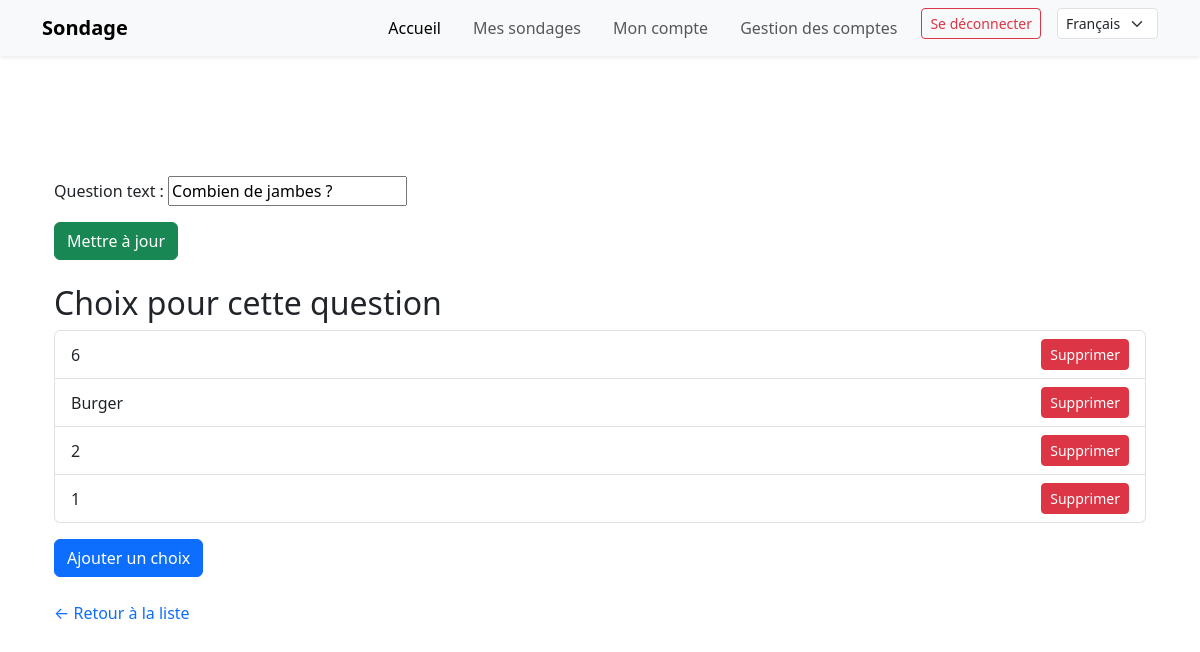
Screenshot of /questions/10/edit/ (signed in) with the database file from the repository.
### main_app/models.py (models this page shows, shortened)
class Question(models.Model):
    question_text = models.CharField(max_length=200)
    creator = models.ForeignKey(User, on_delete=models.CASCADE, null=True)
    pub_date = models.DateTimeField("date published")

class Choice(models.Model):
    question = models.ForeignKey(Question, on_delete=models.CASCADE)
    choice_text = models.CharField(max_length=200)
    votes = models.IntegerField(default=0)

### main_app/views.py (the view)
# urls.py: path('questions/<int:pk>/edit/', views.edit_question, name='edit_question'),
@login_required
def edit_question(request, pk):
    question = get_object_or_404(Question, pk=pk)
    if question.creator != request.user:
        return HttpResponseForbidden("Vous n'avez pas le droit de modifier ce sondage.")
    if request.method == 'POST':
        form = QuestionForm(request.POST, instance=question)
        if form.is_valid():
            form.save()
            return redirect('question_list')
    else:
        form = QuestionForm(instance=question)
    return render(request, 'main_app/question_form.html', {'form': form})

### main_app/forms.py
class QuestionForm(forms.ModelForm):
    class Meta:
        model = Question
        fields = ['question_text']

### main_app/templates/main_app/question_form.html (shortened to what this page needs)
{% extends "main_app/base.html" %}
{% load i18n %}
{% block content %}
<div class="container mt-5">
    <form method="post" class="mb-4">
        {{ form.as_p }}
        <button type="submit" class="btn btn-success">
            {% if form.instance.pk %}
                {% trans "Mettre à jour" %}
            {% else %}
                {% trans "Créer" %}
            {% endif %}
        </button>
    </form>
    {% if form.instance.pk %}
        <h2>{% trans "Choix pour cette question" %}</h2>
        <ul class="list-group mb-3">
            {% for choice in form.instance.choice_set.all %}
                <li class="list-group-item d-flex justify-content-between align-items-center">
                    {{ choice.choice_text }}
                    <form action="{% url 'delete_choice' choice.pk %}" method="post" style="margin:0;">
                        <button type="submit" class="btn btn-danger btn-sm">{% trans "Supprimer" %}</button>
                    </form>
                </li>
            {% empty %}
                <li class="list-group-item">{% trans "Aucun choix pour cette question." %}</li>
            {% endfor %}
        </ul>
        <a href="{% url 'add_choice' form.instance.pk %}" class="btn btn-primary">{% trans "Ajouter un choix" %}</a>
    {% endif %}
    <p class="mt-4">
        <a href="{% url 'question_list' %}" class="text-decoration-none">&larr; {% trans "Retour à la liste" %}</a>
    </p>
</div>
{% endblock %}

### main_app/templates/main_app/base.html (shortened to what this page needs)
{% load i18n %}
<!DOCTYPE html>
<html lang="fr">
<head>
    <link href="https://cdn.jsdelivr.net/npm/bootstrap@5.3.8/dist/css/bootstrap.min.css" rel="stylesheet">
</head>
<body>
  <nav class="navbar navbar-expand-lg navbar-light bg-light shadow-sm sticky-top">
    <div class="container">
      <a class="navbar-brand fw-bold" href="{% url 'home' %}">{% trans "Sondage" %}</a>
      <div class="collapse navbar-collapse justify-content-end" id="navbarNav">
        <ul class="navbar-nav gap-3">
          <li class="nav-item">
            <a class="nav-link active" aria-current="page" href="{% url 'home' %}">{% trans "Accueil" %}</a>
          </li>
          {% if not user.is_authenticated %}
          <li class="nav-item">
            <a class="nav-link" href="{% url 'about' %}">{% trans "À propos" %}</a>
          </li>
          <li class="nav-item">
            <a class="nav-link" href="{% url 'contact' %}">{% trans "Contactez-nous" %}</a>
          </li>
          <li class="nav-item">
            <a class="btn btn-outline-primary px-3" href="{% url 'login' %}">{% trans "Se connecter" %}</a>
          </li>
          <li class="nav-item">
            <a class="btn btn-primary px-3 text-white" href="{% url 'register' %}">{% trans "S'inscrire" %}</a>
          </li>
          {% else %}
          <li class="nav-item">
            <a class="nav-link" href="{% url 'question_list' %}">{% trans "Mes sondages" %}</a>
          </li>
          <li class="nav-item">
            <a class="nav-link" href="{% url 'account' %}">{% trans "Mon compte" %}</a>
          </li>
          {% for group in user.groups.all %}
            {% if group.name == "admin" %}
              <li class="nav-item">
                <a class="nav-link" href="{% url 'delete_users' %}">{% trans "Gestion des comptes" %}</a>
              </li>
            {% endif %}
          {% endfor %}
          <form action="{% url 'logout' %}" method="post">
            <button type="submit" class="btn btn-outline-danger btn-sm">{% trans "Se déconnecter" %}</button>
          </form>
          {% endif %}
          <li class="nav-item">
            <form action="{% url 'set_language' %}" method="post">
              <select name="language" class="form-select form-select-sm" onchange="this.form.submit()">
                {% get_current_language as LANGUAGE_CODE %}
                {% get_available_languages as LANGUAGES %}
                {% for lang in LANGUAGES %}
                  <option value="{{ lang.0 }}"{% if lang.0 == LANGUAGE_CODE %} selected{% endif %}>
                    {{ lang.1 }}
                  </option>
                {% endfor %}
              </select>
            </form>
          </li>
        </ul>
      </div>
    </div>
  </nav>
<div class="container mt-5 pt-4">
    {% block content %}
    {% endblock %}
</div>
</body>
</html>

### rows the page displays
Question: question_text "Combien de jambes ?"
Choice: choice_text "6"
Choice: choice_text "Burger"
Choice: choice_text "2"
Choice: choice_text "1"

### other values shown
form field language "Français"
